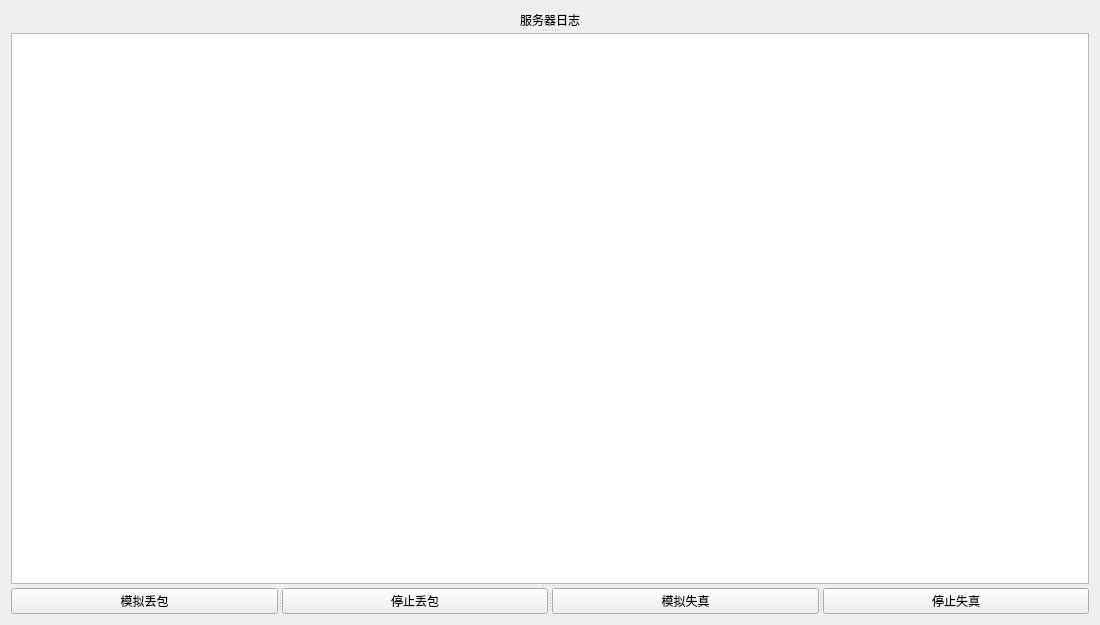
<?xml version="1.0" encoding="UTF-8"?>
<ui version="4.0">
 <class>dlg</class>
 <widget class="QWidget" name="dlg">
  <property name="geometry">
   <rect>
    <x>0</x>
    <y>0</y>
    <width>1100</width>
    <height>625</height>
   </rect>
  </property>
  <property name="windowTitle">
   <string>dlg</string>
  </property>
  <layout class="QGridLayout" name="gridLayout">
   <item row="0" column="0">
    <widget class="QSplitter" name="splitter_2">
     <property name="orientation">
      <enum>Qt::Vertical</enum>
     </property>
     <widget class="QLabel" name="label">
      <property name="sizePolicy">
       <sizepolicy hsizetype="Preferred" vsizetype="Preferred">
        <horstretch>0</horstretch>
        <verstretch>1</verstretch>
       </sizepolicy>
      </property>
      <property name="text">
       <string>服务器日志</string>
      </property>
      <property name="alignment">
       <set>Qt::AlignCenter</set>
      </property>
     </widget>
     <widget class="QTextEdit" name="m_log">
      <property name="sizePolicy">
       <sizepolicy hsizetype="Preferred" vsizetype="Preferred">
        <horstretch>0</horstretch>
        <verstretch>20</verstretch>
       </sizepolicy>
      </property>
     </widget>
     <widget class="QSplitter" name="splitter">
      <property name="orientation">
       <enum>Qt::Horizontal</enum>
      </property>
      <widget class="QPushButton" name="m_startButton">
       <property name="sizePolicy">
        <sizepolicy hsizetype="Fixed" vsizetype="Fixed">
         <horstretch>1</horstretch>
         <verstretch>0</verstretch>
        </sizepolicy>
       </property>
       <property name="text">
        <string>模拟丢包</string>
       </property>
      </widget>
      <widget class="QPushButton" name="m_stopButton">
       <property name="sizePolicy">
        <sizepolicy hsizetype="Minimum" vsizetype="Fixed">
         <horstretch>1</horstretch>
         <verstretch>0</verstretch>
        </sizepolicy>
       </property>
       <property name="text">
        <string>停止丢包</string>
       </property>
      </widget>
      <widget class="QPushButton" name="m_shiButton">
       <property name="sizePolicy">
        <sizepolicy hsizetype="Minimum" vsizetype="Fixed">
         <horstretch>1</horstretch>
         <verstretch>0</verstretch>
        </sizepolicy>
       </property>
       <property name="text">
        <string>模拟失真</string>
       </property>
      </widget>
      <widget class="QPushButton" name="m_shiStopButton">
       <property name="sizePolicy">
        <sizepolicy hsizetype="Minimum" vsizetype="Fixed">
         <horstretch>1</horstretch>
         <verstretch>0</verstretch>
        </sizepolicy>
       </property>
       <property name="text">
        <string>停止失真</string>
       </property>
      </widget>
     </widget>
    </widget>
   </item>
  </layout>
 </widget>
 <layoutdefault spacing="6" margin="11"/>
 <resources/>
 <connections/>
</ui>
